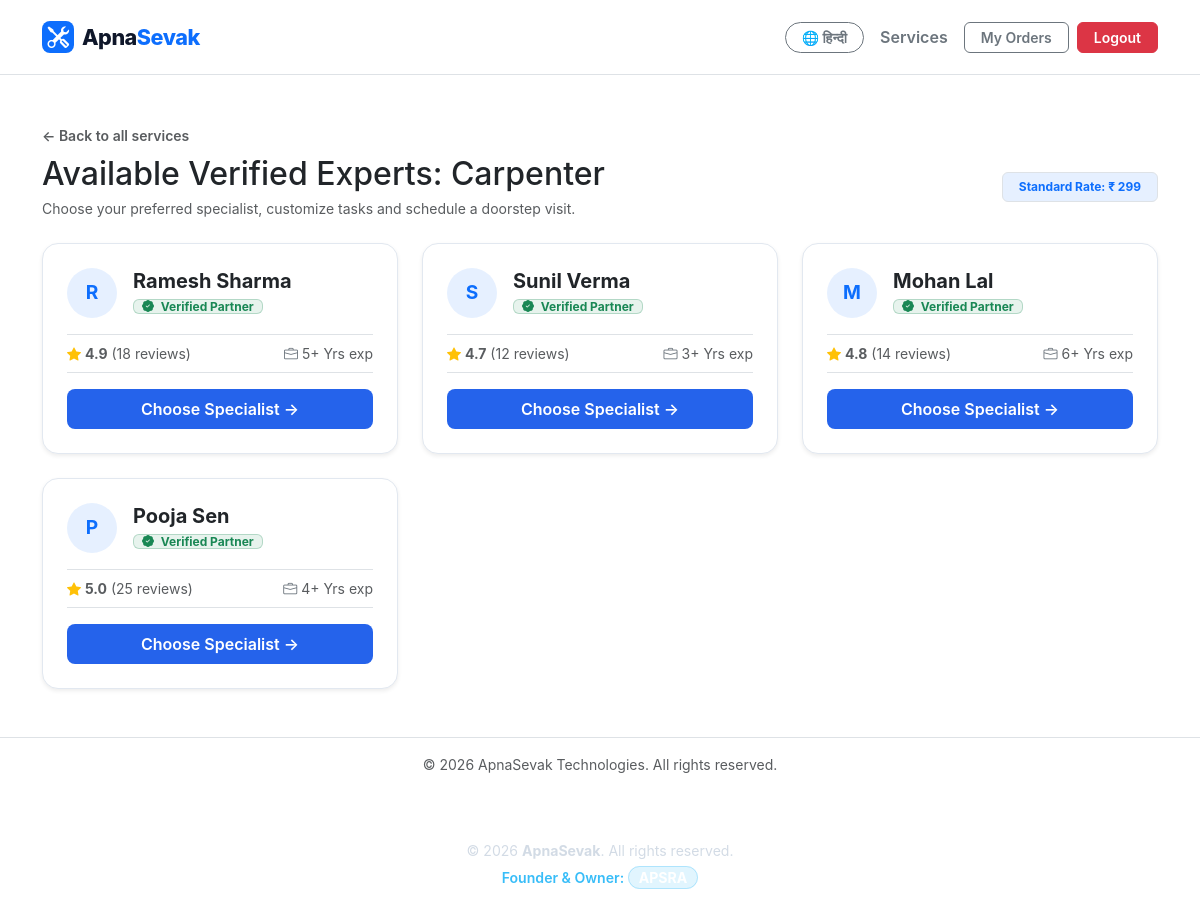
The page /service/carpenter/providers (signed in) on the database its author committed.
### app.py (models this page shows)
class User(db.Model):
    id = db.Column(db.Integer, primary_key=True)
    name = db.Column(db.String(100), nullable=False)
    phone = db.Column(db.String(15), nullable=False)
    email = db.Column(db.String(100), unique=True, nullable=False)
    role = db.Column(db.String(20), nullable=False)  # 'customer', 'provider', 'admin'
    skill_key = db.Column(db.String(50), nullable=True)
    rating = db.Column(db.String(10), default="5.0")
    rating_count = db.Column(db.Integer, default=1)
    experience = db.Column(db.String(20), default="3+ Yrs")
    password = db.Column(db.String(200), nullable=False)
    qr_code = db.Column(db.String(255), nullable=True, default="default_qr.png")
    bookings = db.relationship("Booking", backref="customer", foreign_keys="Booking.user_id", lazy=True)
    reviews_received = db.relationship("Review", backref="provider", foreign_keys="Review.provider_id", lazy=True)

### app.py (the view)
@app.route("/service/<service_key>/providers")
def service_providers(service_key):
    if "user_id" not in session:
        return redirect(url_for("gateway"))
    if session.get("user_role") in ["provider", "admin"]:
        return redirect(url_for("dashboard"))
    lang = session.get("lang", "en")
    all_localized = get_localized_services(lang)
    service_obj = next((s for s in all_localized if s["key"] == service_key), all_localized[0])
    sevaks = User.query.filter_by(role="provider", skill_key=service_key).all()
    if not sevaks:
        sevaks = User.query.filter_by(role="provider").limit(4).all()
    return render_template("sevak_list.html", service=service_obj, sevaks=sevaks, service_key=service_key)

### app.py (called while the page is built)
@app.context_processor
def inject_lang():
    lang = session.get("lang", "en")
    return {"t": TRANSLATIONS.get(lang, TRANSLATIONS["en"]), "current_lang": lang}

def get_localized_services(lang):
    localized = []
    for s in SERVICES_CATALOG:
        info = s.get(lang, s["en"])
        localized.append({
            "key": s["key"],
            "title": info["title"],
            "category": info["category"],
            "desc": info["desc"],
            "price": s["price"],
            "tasks": info["tasks"]
        })
    return localized

### templates/sevak_list.html (shortened to what this page needs)
{% extends "base.html" %}
{% block content %}
<div class="container py-5">
    <div class="mb-4">
        <a href="/home" class="text-decoration-none text-muted small fw-semibold">
            &larr; {% if current_lang == 'hi' %}सभी सेवाओं पर वापस जाएं{% else %}Back to all services{% endif %}
        </a>
        <div class="d-flex align-items-center justify-content-between mt-2 flex-wrap gap-2">
            <div>
                <h2 class="fw-extrabold text-dark mb-1">
                    {% if current_lang == 'hi' %}
                        उपलब्ध कुशल विशेषज्ञ: {{ service.title }}
                    {% else %}
                        Available Verified Experts: {{ service.title }}
                    {% endif %}
                </h2>
                <p class="text-muted small mb-0">
                    {% if current_lang == 'hi' %}
                        अपने पसंदीदा प्रमाणित सेवक का चयन करें एवं समय निर्धारित करें।
                    {% else %}
                        Choose your preferred specialist, customize tasks and schedule a doorstep visit.
                    {% endif %}
                </p>
            </div>
            <span class="badge bg-primary bg-opacity-10 text-primary border px-3 py-2 fw-bold">
                {% if current_lang == 'hi' %}मानक दर: {{ service.price }}{% else %}Standard Rate: {{ service.price }}{% endif %}
            </span>
        </div>
    </div>
    <div class="row g-4">
        {% for sevak in sevaks %}
        <div class="col-md-6 col-lg-4">
            <div class="card h-100 border-0 shadow-sm rounded-4 p-4 bg-white" style="border: 1px solid #e2e8f0 !important;">
                <div class="d-flex align-items-center gap-3 mb-3">
                    <div class="rounded-circle bg-primary bg-opacity-10 text-primary fw-bold d-flex align-items-center justify-content-center" style="width: 50px; height: 50px; font-size: 1.2rem;">
                        {{ sevak.name[0] }}
                    </div>
                    <div>
                        <h5 class="fw-bold text-dark mb-0">{{ sevak.name }}</h5>
                        <span class="badge bg-success bg-opacity-10 text-success border border-success border-opacity-25 px-2 py-0 small">
                            <i class="bi bi-patch-check-fill me-1"></i>
                            {% if current_lang == 'hi' %}प्रमाणित सेवक{% else %}Verified Partner{% endif %}
                        </span>
                    </div>
                </div>
                <div class="d-flex justify-content-between py-2 border-top border-bottom mb-3 text-muted small">
                    <span>
                        <i class="bi bi-star-fill text-warning"></i>
                        <strong>{{ sevak.rating }}</strong>
                        ({% if current_lang == 'hi' %}{{ sevak.rating_count }} समीक्षाएं{% else %}{{ sevak.rating_count }} reviews{% endif %})
                    </span>
                    <span>
                        <i class="bi bi-briefcase text-secondary"></i>
                        {% if current_lang == 'hi' %}{{ sevak.experience }} अनुभव{% else %}{{ sevak.experience }} exp{% endif %}
                    </span>
                </div>
                <button type="button" class="btn btn-custom-primary w-100 fw-semibold py-2" data-bs-toggle="modal" data-bs-target="#bookModal{{ sevak.id }}">
                    {% if current_lang == 'hi' %}सेवक का चयन करें &rarr;{% else %}Choose Specialist &rarr;{% endif %}
                </button>
            </div>
        </div>
        {% endfor %}
    </div>
</div>
{% endblock %}

### templates/base.html (shortened to what this page needs)
<!DOCTYPE html>
<html lang="{{ current_lang }}">
<head>
    <link href="https://cdn.jsdelivr.net/npm/bootstrap@5.3.2/dist/css/bootstrap.min.css" rel="stylesheet">
    <link rel="stylesheet" href="https://cdn.jsdelivr.net/npm/bootstrap-icons@1.11.1/font/bootstrap-icons.css">
</head>
<body class="d-flex flex-column min-vh-100 {% block body_class %}{% endblock %}">
    <nav class="navbar navbar-expand-lg bg-white border-bottom py-3 sticky-top shadow-xs">
        <div class="container">
            <a class="navbar-brand navbar-brand-custom d-flex align-items-center gap-2"
                href="{% if session.get('user_role') == 'admin' %}/admin{% elif session.get('user_role') == 'provider' %}/dashboard{% else %}/home{% endif %}">
                <div class="bg-primary text-white rounded-3 p-1 d-flex align-items-center justify-content-center"
                    style="width: 32px; height: 32px;">
                    <i class="bi bi-tools"></i>
                </div>
                <span>Apna<span class="text-primary">Sevak</span></span>
            </a>
            <div class="d-flex align-items-center gap-2 ms-auto flex-wrap">
                <a href="/set-lang/{{ t.lang_code }}"
                    class="btn btn-outline-secondary btn-sm rounded-pill px-3 fw-bold">
                    🌐 {{ t.switch_lang }}
                </a>
                {% if session.get('user_id') %}
                {% if session.get('user_role') == 'admin' %}
                <a href="/admin" class="btn btn-warning btn-sm px-3 rounded-2 fw-bold text-dark">
                    {{ t.owner_console }}
                </a>
                {% elif session.get('user_role') == 'provider' %}
                <a href="/dashboard" class="btn btn-outline-secondary btn-sm px-3 rounded-2 fw-semibold">
                    {{ t.requests }}
                </a>
                {% else %}
                <a href="/home" class="nav-link text-secondary fw-semibold px-2">{{ t.services }}</a>
                <a href="/dashboard" class="btn btn-outline-secondary btn-sm px-3 rounded-2 fw-semibold">
                    {{ t.orders }}
                </a>
                {% endif %}
                <a href="/logout" class="btn btn-danger btn-sm px-3 rounded-2 fw-semibold">{{ t.logout }}</a>
                {% else %}
                <a href="/login" class="nav-link text-secondary fw-semibold">{{ t.login }}</a>
                <a href="/signup" class="btn btn-custom-primary btn-sm px-3 fw-semibold">{{ t.signup }}</a>
                {% endif %}
            </div>
        </div>
    </nav>
    <main class="flex-grow-1 position-relative">
        {% block content %}{% endblock %}
    </main>
    <footer class="bg-white border-top py-3 text-center mt-auto" style="position: relative; z-index: 10;">
        <div class="container">
            <p class="text-muted small mb-0">&copy; 2026 ApnaSevak Technologies. All rights reserved.</p>
        </div>
    </footer>
    <footer
        style="text-align: center; padding: 18px 0; margin-top: 30px; border-top: 1px solid rgba(255, 255, 255, 0.15); color: #cbd5e1; font-size: 0.88rem;">
        <p style="margin: 0; opacity: 0.85;">&copy; 2026 <strong>ApnaSevak</strong>. All rights reserved.</p>
        <p style="margin: 6px 0 0 0; font-weight: 600; color: #38bdf8;">
            Founder & Owner: <span
                style="color: #ffffff; font-weight: bold; background: rgba(56, 189, 248, 0.15); padding: 2px 10px; border-radius: 20px; border: 1px solid rgba(56, 189, 248, 0.3);">APSRA</span>
        </p>
    </footer>
</body>
</html>

### templates/base.html (style rules this page uses)
:root { --primary-brand: #2563eb; --primary-hover: #1d4ed8; --dark-text: #0f172a; --border-subtle: #e2e8f0; }
body { font-family: -apple-system, BlinkMacSystemFont, "Segoe UI", Roboto, Helvetica, Arial, sans-serif; margin: 0; padding: 0; }
.btn-custom-primary { background-color: var(--primary-brand); color: #ffffff; border: none; border-radius: 8px; padding: 8px 18px; transition: all 0.2s ease; }
.navbar-brand-custom { font-weight: 800; font-size: 1.35rem; letter-spacing: -0.5px; color: #0f172a; }

### rows shown on the page
User: name "R", name "Ramesh Sharma", rating "4.9", rating_count "18", experience "5+ Yrs"
User: name "S", name "Sunil Verma", rating "4.7", rating_count "12", experience "3+ Yrs"
User: name "M", name "Mohan Lal", rating "4.8", rating_count "14", experience "6+ Yrs"
User: name "P", name "Pooja Sen", rating "5.0", rating_count "25", experience "4+ Yrs"

### other values the page prints
{{ t.switch_lang }} "हिन्दी"
{{ t.services }} "Services"
{{ t.orders }} "My Orders"
{{ t.logout }} "Logout"
{{ service.title }} "Carpenter"
{{ service.price }} "₹ 299"
